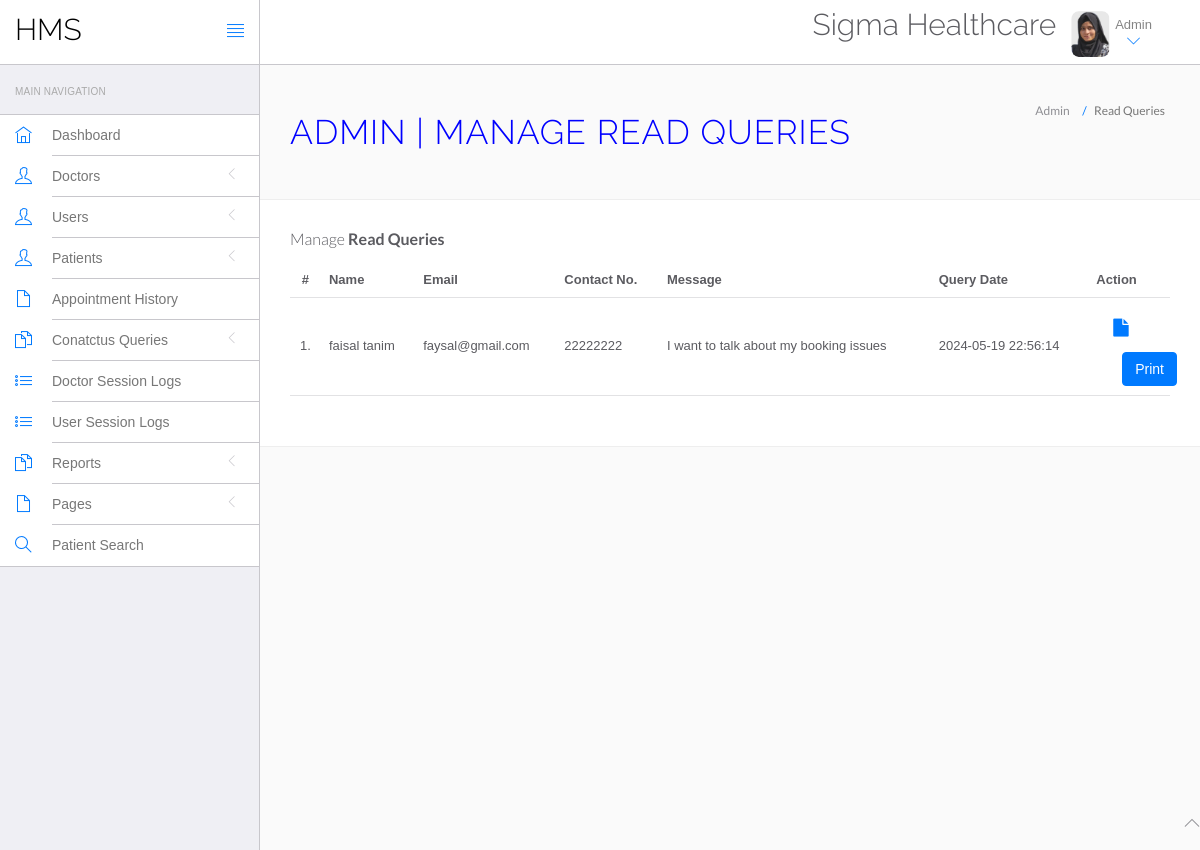
The page /hms/admin/read-query.php (signed in) on the database its author committed.
### tables this page shows
CREATE TABLE `tblcontactus` (
  `id` int NOT NULL,
  `fullname` varchar(255) DEFAULT NULL,
  `email` varchar(255) DEFAULT NULL,
  `contactno` bigint DEFAULT NULL,
  `message` mediumtext,
  `PostingDate` timestamp NULL DEFAULT CURRENT_TIMESTAMP,
  `AdminRemark` mediumtext,
  `LastupdationDate` timestamp NULL DEFAULT NULL ON UPDATE CURRENT_TIMESTAMP,
  `IsRead` int DEFAULT NULL
);

### hms/admin/read-query.php (the view, shortened to what this page needs)
<?php
include('include/config.php');
if(strlen($_SESSION['id']==0)) {
 header('location:logout.php');
  } else{
?>
<!DOCTYPE html>
<html lang="en">
	<head>
		<link rel="stylesheet" href="vendor/bootstrap/css/bootstrap.min.css">
		<link rel="stylesheet" href="vendor/fontawesome/css/font-awesome.min.css">
		<link rel="stylesheet" href="vendor/themify-icons/themify-icons.min.css">
		<link href="vendor/animate.css/animate.min.css" rel="stylesheet" media="screen">
		<link href="vendor/perfect-scrollbar/perfect-scrollbar.min.css" rel="stylesheet" media="screen">
		<link href="vendor/switchery/switchery.min.css" rel="stylesheet" media="screen">
		<link href="vendor/bootstrap-touchspin/jquery.bootstrap-touchspin.min.css" rel="stylesheet" media="screen">
		<link href="vendor/select2/select2.min.css" rel="stylesheet" media="screen">
		<link href="vendor/bootstrap-datepicker/bootstrap-datepicker3.standalone.min.css" rel="stylesheet" media="screen">
		<link href="vendor/bootstrap-timepicker/bootstrap-timepicker.min.css" rel="stylesheet" media="screen">
		<link rel="stylesheet" href="assets/css/styles.css">
		<link rel="stylesheet" href="assets/css/plugins.css">
		<link rel="stylesheet" href="assets/css/themes/theme-1.css" id="skin_color" />
	</head>
	<body>
		<div id="app">
<?php include('include/sidebar.php');?>
			<div class="app-content">
						<?php include('include/header.php');?>
				<div class="main-content" >
					<div class="wrap-content container" id="container">
						<section id="page-title">
							<div class="row">
								<div class="col-sm-8">
									<h1 class="mainTitle">Admin | Manage Read Queries</h1>
																	</div>
								<ol class="breadcrumb">
									<li>
										<span>Admin</span>
									</li>
									<li class="active">
										<span>Read Queries</span>
									</li>
								</ol>
							</div>
						</section>
						<div class="container-fluid container-fullw bg-white">
									<div class="row">
								<div class="col-md-12">
									<h5 class="over-title margin-bottom-15">Manage <span class="text-bold">Read Queries</span></h5>
									<table class="table table-hover" id="sample-table-1">
										<thead>
											<tr>
												<th class="center">#</th>
												<th>Name</th>
												<th class="hidden-xs">Email</th>
												<th>Contact No. </th>
												<th>Message </th>
												<th>Query Date</th>
												<th>Action</th>
											</tr>
										</thead>
										<tbody>
<?php
$sql=mysqli_query($con,"select * from tblcontactus where IsRead is not null");
$cnt=1;
while($row=mysqli_fetch_array($sql))
{
?>
											<tr>
												<td class="center"><?php echo $cnt;?>.</td>
												<td class="hidden-xs"><?php echo $row['fullname'];?></td>
												<td><?php echo $row['email'];?></td>
												<td><?php echo $row['contactno'];?></td>
												<td><?php echo $row['message'];?></td>
												<td><?php echo $row['PostingDate'];?></td>
												<td >
												<div class="visible-md visible-lg hidden-sm hidden-xs">
							<a href="query-details.php?id=<?php echo $row['id'];?>" class="btn btn-transparent btn-lg" title="View Details"><i class="fa fa-file"></i></a>
												</div>
												<div class="row"><input type="button"class="btn btn-primary" style="float:right" onclick="printDiv('printableArea')" value="Print" />
												<div class="col-md-12" id="printableArea">
												</td>
											</tr>
											<?php
$cnt=$cnt+1;
											 }?>
										</tbody>
									</table>
								</div>
							</div>
								</div>
							</div>
						</div>
					</div>
				</div>
	<?php include('include/footer.php');?>
	</body>
</html>
<?php } ?>

### hms/admin/assets/css/themes/theme-1.css (style rules this page uses)
body { background: #FAFAFA; }

### rows shown on the page
tblcontactus: fullname "faisal tanim", email "faysal@gmail.com", contactno "22222222", message "I want to talk about my booking issues", PostingDate "2024-05-19 22:56:14"
